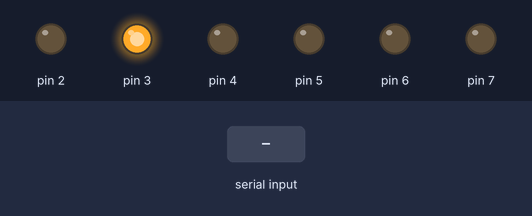
Simulated run of this sketch. Board: Arduino Uno, built with avr-gcc and run on an emulated ATmega328P. Shown: output pins drawn as LEDs (lit = HIGH). Dashed ring = blinking. The test bench sets the inputs (shaded band).

Above: at 1.2 s.
1.3 s: "0\n" received over Serial
At 1.46 s:
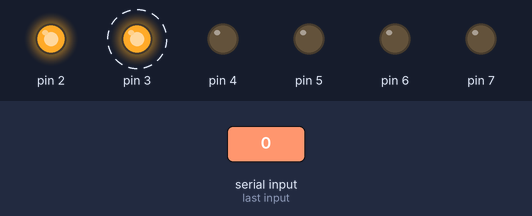
4.3 s: "1\n" received over Serial
At 5.0 s:
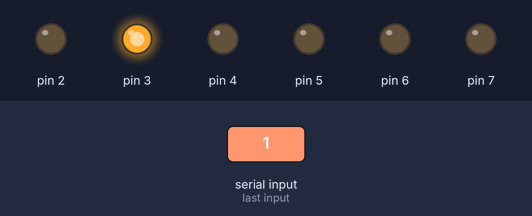
Timing chart, 0 to 7.3 s (numbered marks = the images above; inputs shaded):
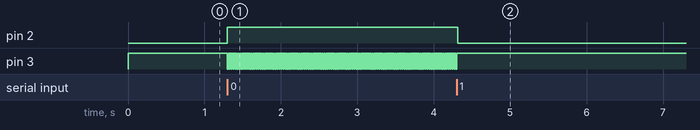

The sketch:

treadmill.ino
```cpp
#include "delay_x.h"

// Note: Pin 3 controls the pulses to the motor
//       Pin 2 must be on to enable the circuit via NPN transistor
//       Pin 2 should be off on boot and anytime thereafter where the treadmill is not expected to be on

float pw = 1.;
float newpw = 1.;
float mph;
int frequency = 40;
float period;
int ontime;
int offtime;
char num = -1;
char inChar = -1;
char inData[20];
byte index = 0;
int debug = 1;
int pwint = 1;
float pwmlimit = 0.65; // about 4.3 mph, lower is faster

// onMask: control pin high, transistor on
unsigned char onMask = B00001100;
// offMask: control pin low, transistor on
unsigned char offMask = B0000100;
// disabledMask: control pin high, transistor off
unsigned char disabledMask = B00001000;
char* endptr;

int loopcount = 0;
int looplimit = 40;

void setup() {
  // for safety: very first thing is turn the transistor off
  // set output and turn pin on (turns treadmill off)
  DDRD = DDRD | B11111100;
  PORTD = disabledMask;
  period = 1000000/frequency;
  Serial.begin(115200);
}

void loop() {
  if(pw < pwmlimit || pw > 0.99){
    PORTD = disabledMask;
  }else{
   // only break out of this loop every looplimit iterations to check serial
    while(loopcount < looplimit){
      PORTD = offMask;
      _delay_us(offtime);
      PORTD = onMask;
      _delay_us(ontime);
      loopcount++;
    }
    loopcount = 0;
  }

  if(Serial.available() > 0){
     // this is meant to bridge the transistion, needs work
     // Ideally I can clock the treadmill at the board's natural pwm and just use analog full time
    pwint = (int)(pw*1.1*255);
    if(pwint > 255){
      pwint = 255;
    }
    analogWrite(3,pwint);

    // now read
    Serial.readBytesUntil('\n', inData, 19);
    // attempt to read into a temporary variable so as not to mess with current pw
    newpw = strtod(inData, &endptr);
    // if it failed, pw remains what it was before
    // I was setting it to 0 but that stops the treadmill suddenly
    // strtod sets endptr == inData if it fails to parse properly
    if(inData != endptr){
      // limit speed to pwmlimit set above
        if(newpw < pwmlimit){
           newpw = pwmlimit;
        }
        // if everything was successful we update the pw (max set), else leave it as it was
        pw=newpw;
        ontime = (int)(pw*period);
        offtime = period-ontime;
    }

    // get us out of analog mode
    digitalWrite(3, HIGH);

  }


}
```

delay_x.h
```cpp
// (licence header left out)
/*
 *  delay_x.h
 *
 *  Accurate delays ranging from a single CPU cycle up to
 *  more than 500 second (e.g. with 8MHz device):
 *
 *  The idea for the functions below was heavily inspired by the
 *  file <avr/delay.h> which is part of the excellent WinAVR
 *  distribution. Therefore, thanks to Marek Michalkiewicz and
 *  Joerg Wunsch.
 *
 *  The idea is to have the GCC preprocessor handle all calculations
 *  necessary for determining the exact implementation of a delay
 *  algorithm. The implementation itself is then inlined into the
 *  user code.
 *  In this way it is possible to always get the code size optimized
 *  delay implementation.
 *
 *  !!======================================================!!
 *  !! Requires compile time constants for the delay        !!
 *  !! Requires compiler optimization                       !!
 *  !!======================================================!!
 *
 */

#ifndef _AVR_DELAY_X_H_
#define _AVR_DELAY_X_H_ 1

#include <inttypes.h>

#ifndef F_CPU
# warning "Macro F_CPU must be defined"
#endif


/*
 *
 *   _ d e l a y _ n s (double __ns)
 *   _ d e l a y _ u s (double __us)
 *   _ d e l a y _ m s (double __ms)
 *   _ d e l a y _ s   (double __s)
 *
 *   Perform a very exact delay with a resolution as accurate as a
 *   single CPU clock (the macro F_CPU is supposed to be defined to a
 *   constant defining the CPU clock frequency in Hertz).
 *
 */
#define _delay_ns(__ns)     _delay_cycles( (double)(F_CPU)*((double)__ns)/1.0e9 + 0.5 )
#define _delay_us(__us)     _delay_cycles( (double)(F_CPU)*((double)__us)/1.0e6 + 0.5 )
#define _delay_ms(__ms)     _delay_cycles( (double)(F_CPU)*((double)__ms)/1.0e3 + 0.5 )
#define _delay_s(  __s)     _delay_cycles( (double)(F_CPU)*((double)__s )/1.0e0 + 0.5 )

/* ==========================================================================*/

/*
 * Forward declaration for all functions with attribute
 * 'always_inline' enforces GCC to inline the code (even
 * if it would be better not to do so from optimization
 * perspective).
 * Without this attribute GCC is free to implement
 * inline code or not (using the keyword 'inline'
 * alone is not sufficient).
 *
 */
static __inline__ void _NOP1( void) __attribute__((always_inline));
static __inline__ void _NOP2( void) __attribute__((always_inline));
static __inline__ void _NOP3( void) __attribute__((always_inline));
static __inline__ void _NOP4( void) __attribute__((always_inline));
static __inline__ void _NOP5( void) __attribute__((always_inline));
static __inline__ void _NOP6( void) __attribute__((always_inline));
static __inline__ void _NOP7( void) __attribute__((always_inline));
static __inline__ void _NOP8( void) __attribute__((always_inline));
static __inline__ void _NOP9( void) __attribute__((always_inline));
static __inline__ void _NOP10(void) __attribute__((always_inline));
static __inline__ void _NOP11(void) __attribute__((always_inline));
static __inline__ void _NOP12(void) __attribute__((always_inline));

static __inline__ void _delay_loop_3(  uint32_t) __attribute__((always_inline));
static __inline__ void _delay_loop_1_x( uint8_t) __attribute__((always_inline));
static __inline__ void _delay_loop_2_x(uint16_t) __attribute__((always_inline));
static __inline__ void _delay_loop_3_x(uint32_t) __attribute__((always_inline));

static __inline__ void _delay_cycles(const double) __attribute__((always_inline));


/*
 * _ N O P x ( void )
 *
 * Code size optimized NOPs - not using any registers
 *
 * These NOPs will be used for very short delays where
 * it is more code efficient than executing loops.
 *
 */
static __inline__ void _NOP1 (void) { __asm__ volatile ( "nop    " "\n\t" ); }
static __inline__ void _NOP2 (void) { __asm__ volatile ( "rjmp 1f" "\n\t"  "1:" "\n\t" ); }
static __inline__ void _NOP3 (void) { __asm__ volatile ( "lpm    " "\n\t" ); }
static __inline__ void _NOP4 (void) { _NOP3(); _NOP1(); }
static __inline__ void _NOP5 (void) { _NOP3(); _NOP2(); }
static __inline__ void _NOP6 (void) { _NOP3(); _NOP3(); }
static __inline__ void _NOP7 (void) { _NOP3(); _NOP3(); _NOP1(); }
static __inline__ void _NOP8 (void) { _NOP3(); _NOP3(); _NOP2(); }
static __inline__ void _NOP9 (void) { _NOP3(); _NOP3(); _NOP3(); }
static __inline__ void _NOP10(void) { _NOP3(); _NOP3(); _NOP3(); _NOP1(); }
static __inline__ void _NOP11(void) { _NOP3(); _NOP3(); _NOP3(); _NOP2(); }
static __inline__ void _NOP12(void) { _NOP3(); _NOP3(); _NOP3(); _NOP3(); }


/*
 *  _ d e l a y _ l o o p _ 3( uint32_t __count )
 *
 * This delay loop is not used in the code below: It is
 * a supplement to the _delay_loop_1() and _delay_loop_2()
 * within standard WinAVR <arv/delay.h> giving a wider
 * (32 bit) delay range.
 *
 */
static __inline__ void
_delay_loop_3( uint32_t __count )
{
    __asm__ volatile (
        "1: sbiw %A0,1" "\n\t"
        "sbc %C0,__zero_reg__" "\n\t"
        "sbc %D0,__zero_reg__" "\n\t"
        "brne 1b"
        : "=w" (__count)
        : "0" (__count)
    );
}


/*
 *  _ d e l a y _ l o o p _ 1 _ x( uint8_t __n )
 *  _ d e l a y _ l o o p _ 2 _ x( uint16_t  __n )
 *  _ d e l a y _ l o o p _ 3 _ x( uint32_t __n )
 *
 *  These delay loops always have exactly 4(8) cycles per loop.
 *  They use a 8/16/32 bit register counter respectively.
 *
 */
static __inline__ void      /* exactly 4 cycles/loop, max 2**8 loops */
_delay_loop_1_x( uint8_t __n )
{                                               /* cycles per loop      */
    __asm__ volatile (                          /* __n..one        zero */
        "1: dec  %0"   "\n\t"                   /*    1             1   */
        "   breq 2f"   "\n\t"                   /*    1             2   */
        "2: brne 1b"   "\n\t"                   /*    2             1   */
        : "=r" (__n)                            /*  -----         ----- */
        : "0" (__n)                             /*    4             4   */
    );
}

static __inline__ void      /* exactly 4 cycles/loop, max 2**16 loops */
_delay_loop_2_x( uint16_t __n )
{                                               /* cycles per loop      */
    __asm__ volatile (                          /* __n..one        zero */
        "1: sbiw %0,1"   "\n\t"                 /*    2             2   */
        "   brne 1b  "   "\n\t"                 /*    2             1   */
        "   nop      "   "\n\t"                 /*                  1   */
        : "=w" (__n)                            /*  -----         ----- */
        : "0" (__n)                             /*    4             4   */
    );
}

static __inline__ void      /* exactly 8 cycles/loop, max 2**32 loops */
_delay_loop_3_x( uint32_t __n )
{                                               /* cycles per loop      */
    __asm__ volatile (                          /* __n..one        zero */
        "1: sbiw %A0,1           "  "\n\t"      /*    2             2   */
        "   sbc  %C0,__zero_reg__"  "\n\t"      /*    1             1   */
        "   sbc  %D0,__zero_reg__"  "\n\t"      /*    1             1   */
        "   nop                  "  "\n\t"      /*    1             1   */
        "   breq 2f              "  "\n\t"      /*    1             2   */
        "2: brne 1b              "  "\n\t"      /*    2             1   */
        : "=w" (__n)                            /*  -----         ----- */
        : "0" (__n)                             /*    8             8   */
    );
}


/*
 *
 *  _ d e l a y _ c y c l e s (double __ticks_d)
 *
 *  Perform an accurate delay of a given number of processor cycles.
 *
 *  All the floating point arithmetic will be handled by the
 *  GCC Preprocessor and no floating point code will be generated.
 *  Allthough the parameter __ticks_d is of type 'double' this
 *  function can be called with any constant integer value, too.
 *  GCC will handle the casting appropriately.
 *
 *  With an 8 MHz clock e.g., delays ranging from 125 nanoseconds
 *  up to (2**32-1) * 125ns ~= 536,87 seconds are feasible.
 *
 */
static __inline__ void
_delay_cycles(const double __ticks_d)
{
    uint32_t __ticks = (uint32_t)(__ticks_d);
    uint32_t __padding;
    uint32_t __loops;

    /*
     * Special optimization for very
     * small delays - not using any register.
     */
    if( __ticks <= 12 )  {              /* this can be done with 4 opcodes      */
        __padding = __ticks;

    /* create a single byte counter */
    } else if( __ticks <= 0x400 )  {
        __ticks -= 1;                   /* caller needs 1 cycle to init counter */
        __loops = __ticks / 4;
        __padding = __ticks % 4;
        if( __loops != 0 )
            _delay_loop_1_x( (uint8_t)__loops );

    /* create a two byte counter */
    } else if( __ticks <= 0x40001 )  {
        __ticks -= 2;                   /* caller needs 2 cycles to init counter */
        __loops = __ticks / 4;
        __padding = __ticks % 4;
        if( __loops != 0 )
            _delay_loop_2_x( (uint16_t)__loops );

    /* create a four byte counter */
    } else  {
        __ticks -= 4;                   /* caller needs 4 cycles to init counter */
        __loops = __ticks / 8;
        __padding = __ticks % 8;
        if( __loops != 0 )
            _delay_loop_3_x( (uint32_t)__loops );
    }

    if( __padding ==  1 )  _NOP1();
    if( __padding ==  2 )  _NOP2();
    if( __padding ==  3 )  _NOP3();
    if( __padding ==  4 )  _NOP4();
    if( __padding ==  5 )  _NOP5();
    if( __padding ==  6 )  _NOP6();
    if( __padding ==  7 )  _NOP7();
    if( __padding ==  8 )  _NOP8();
    if( __padding ==  9 )  _NOP9();
    if( __padding == 10 ) _NOP10();
    if( __padding == 11 ) _NOP11();
    if( __padding == 12 ) _NOP12();
}


#endif /* _AVR_DELAY_X_H_ */
```

Measured:
- after the input at 1.3 s, pin 2: LOW → HIGH at once; pin 3: alternates HIGH for 0.02 s and LOW for 0.01 s, starting at once
- after the input at 4.3 s, pin 2: HIGH → LOW at once; pin 3: stops changing and stays HIGH
